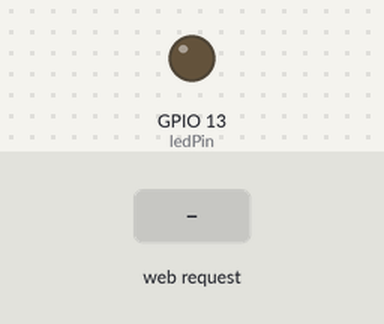
The sketch below on a simulated ESP8266 (NodeMCU). Parts: output pins drawn as LEDs (lit = HIGH). The test bench sets the inputs (shaded band). WiFi joins after 1.5 s; servers stay silent unless stated; what the sketch prints to the serial monitor is not drawn.

Above: at 2.7 s.
2.8 s: HTTP request GET /LED=LIGADO received
At 4.0 s:
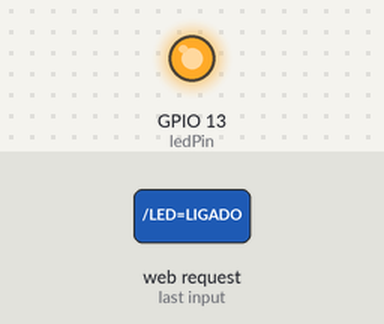
4.3 s: HTTP request GET /LED=DESLIGADO received
At 5.2 s:
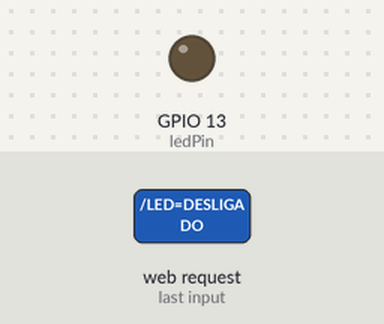
Timing chart, 0 to 7.3 s (numbered marks = the images above; inputs shaded):
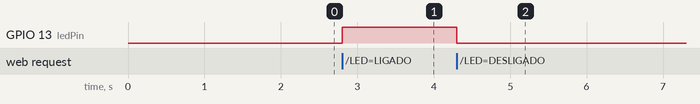

The sketch:

myFirstWebServer.ino
```cpp
/*
  WebsServer com nodemcu
  Utilizado: Nodemcu, Led
  Autor: Yhan Christian Souza Silva - Data: 03/08/2017
*/

// --- Bibliotecas Auxiliares ---

#include <ESP8266WiFi.h>

// --- Definições de rede ---

const char* ssid = "xxx";
const char* password = "xxx";

// --- Variável pin led 13 = pino D7 Nodemcu ---
// --- Escutar porta 80 ---

int ledPin = 13;
WiFiServer server(80);

// --- Setup ---
void setup() {
  Serial.begin(115200);
  delay(10);

  pinMode(ledPin, OUTPUT);
  digitalWrite(ledPin, LOW);

  Serial.println();
  Serial.println();
  Serial.print("Conectando a rede: ");
  Serial.println(ssid);

  WiFi.begin(ssid, password);

// --- Verifica e aguarda conexão ---
// --- Printa ip atribuido ao Nodemcu ---
  while (WiFi.status() != WL_CONNECTED) {
    delay(500);
    Serial.print(".");
  }
  Serial.println("");
  Serial.println("WiFi conectado");
  server.begin();
  Serial.println("Web server started");
  Serial.print("Utilize a seguinte url ");
  Serial.print("http://");
  Serial.print(WiFi.localIP());
  Serial.println("/");

}

// --- Loop ---

void loop() {

// --- Verifica conexão com servidor ---
  WiFiClient client = server.available();
  if (!client) return;

// --- Aguardar envio de dados ---
  Serial.println("Novo cliente...");
  while (!client.available()) delay(1);

// -- Realiza leitura da primeira linha da request ---
  String request = client.readStringUntil('\r');
  Serial.println(request);
  client.flush();
  int value = LOW;

// --- Verifica request e atualiza valor led ---
  if (request.indexOf("/LED=LIGADO") != -1)  {
    digitalWrite(ledPin, HIGH);
    value = HIGH;
  }
  if (request.indexOf("/LED=DESLIGADO") != -1)  {
    digitalWrite(ledPin, LOW);
    value = LOW;
  }

 // -- Retorna  resposta ---
  client.println("HTTP/1.1 200 OK");
  client.println("Content-Type: text/html");
  client.println("");
  client.println("<!DOCTYPE HTML>");
  client.println("<html>");
  client.println("<h1>Primeiro Webserver c/ Nodemcu</h1>");
  client.print("O led esta: ");
  if (value == HIGH) client.print("LIGADO");
  else client.print("DESLIGADO");
  client.println("<br><br>");
  client.println("<a href=\"/LED=LIGADO\"\"><button> LIGAR </button></a>");
  client.println("<a href=\"/LED=DESLIGADO\"\"><button> DESLIGAR </button></a><br />");
  client.println("</html>");
  delay(1);
  Serial.println("Cliente desconectado");
  Serial.println("");
}
```

Measured:
- after the input at 2.8 s, GPIO 13 (ledPin): LOW → HIGH at once
- after the input at 4.3 s, GPIO 13 (ledPin): HIGH → LOW at once
